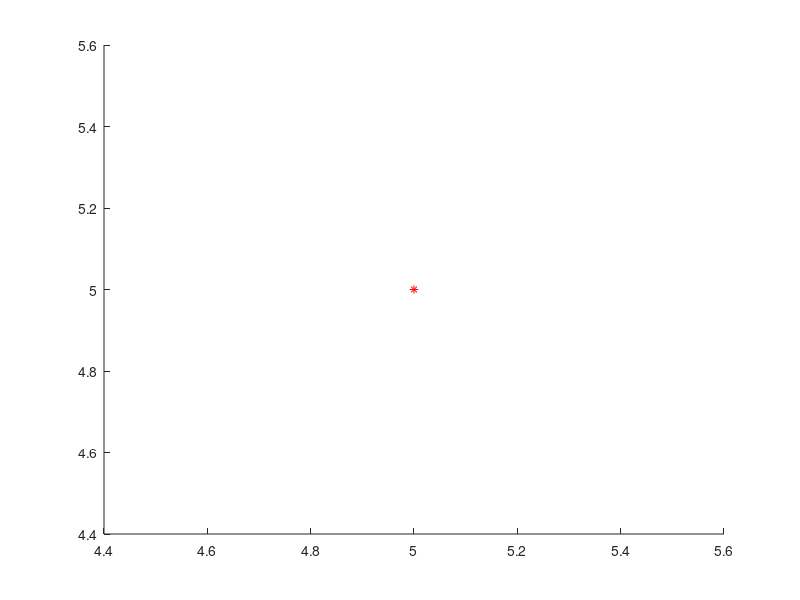

This chart was generated by the following MATLAB code:
%% Class 10

%% EX1 
    clc;close all;clear all;
    % Create a program that use two structs: dot and straight.

        % The struct dot has the dot coordinates.    
        % The struct straight has the angular and linear coefficients.    

        prompt = 'To the dot, How is x value? ';
            x = input(prompt);
            
        prompt = 'To the dot, How is y value? ';
            y = input(prompt);            
            
        dot = struct('x',x,'y',y);
            
        prompt = 'To the straight, How is a.x value? ';
            ax = input(prompt);
        prompt = 'To the straight, How is a.y value? ';
            ay = input(prompt);
            
        prompt = 'To the straight, How is b.x value? ';
            bx = input(prompt);          
        prompt = 'To the straight, How is b.y value? ';
            by = input(prompt);   
            
            straight = struct('ax',ax,'ay',ay,'bx',bx,'by',by);
            
        % Plot a figure with the dot and the straight. 
            figure(2);hold on;plot([ax ay],[bx by]);plot(x,y,'r*');hold off; 
        % Show the distance between the dot and the origin 
            disp('Distance between the dot and the origin: ');
            
        % Is this dot into the straight? 
            if((y/2*x + x)==0)
                disp('This dot is into the straight.');
            else
                disp('This dot is not into the straight.');
            end
            
        % Test this program using dot(3, 4), distance = 5 and straigth y = 2x - 2. 

%% EX2

% Create a struct that have all the needed informations to construct a data conjuct diagram. 
        % x_data: axis "x"
        % y_data: axis "y"
        % title: Diagram title
        % x_label: axis name "x"
        % y_label: axis name "y"
        % x_range: axis value range "x"
        % y_range: axis value range "y" 
         
        prompt = '--> "x" axis value: ';
            x_data = input(prompt);
            
        prompt = '--> "y" axis value: ';
            y_data = input(prompt);            
            
        prompt = '--> Diagram Title: ';
            title = input(prompt);         
            
        prompt = '--> "x" axis name/label: ';
            x_label = input(prompt);             
        
        prompt = '--> "y" axis name/label: ';
            y_label = input(prompt);         
            
        prompt = '--> axis value range "x": ';
            x_range = input(prompt);         
            
        prompt = '--> axis value range "y": ';
            y_range = input(prompt);             
           
        Diagram = struct('x_data',x_data,'y_data',y_data,'title',title,'x_label',x_label,'y_label',y_label,'x_range',x_range,'y_range',y_range)
            
            
%% EX3
% Create an array of structs that contain the following information:

        %    Local       	Maximum load    Year of construction  Schedule for maintenance
        %    Smith St.      80              1928                  2011
        %    Hope Ave.      90              1950                  2013
        %    Clark St.      85              1933                  2012
        %    North Rd.      100             1960                  2012 
        
        bridge_maintenance_1 = struct('Local','Smith St.','Maximum_load',80,'Year',1928,'maintenance',2011)
        bridge_maintenance_2 = struct('Local','Hope Ave.','Maximum_load',90,'Year',1950,'maintenance',2013)
        bridge_maintenance_3 = struct('Local','Clark St.','Maximum_load',85,'Year',1933,'maintenance',2012)
        bridge_maintenance_4 = struct('Local','North Rd.','Maximum_load',100,'Year',1960,'maintenance',2012)
        
        maintenance = struct('bridge1',bridge_maintenance_1,'bridge2',bridge_maintenance_2,'bridge3',bridge_maintenance_3,'bridge4',bridge_maintenance_4)
        % Edit the array of structs to change 2012 to 2018 on Clark St. bridge. 

        % Add the struct to the maintenance struct
        %    Local       	Maximum load    Year of construction  Schedule for maintenance
        %    Shore Rd.      85              1997                  2014 